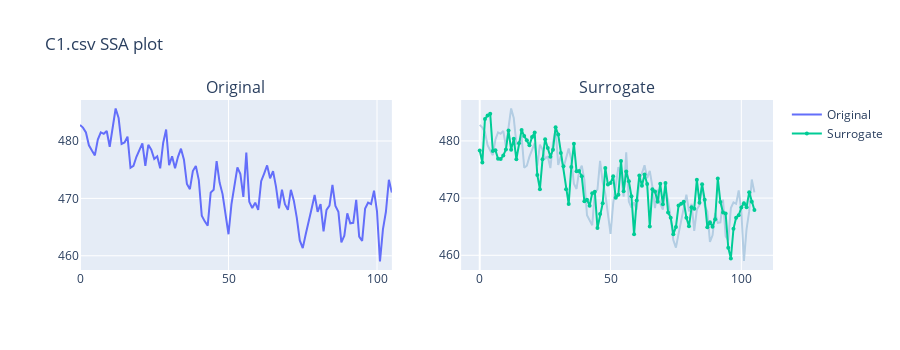

Notebook source saved alongside this figure:
### Markdown cell above
### Plot Generated Surrogate Output

### Code cell
# get the path to parent dir
import sys, os
parent_dir = os.path.abspath(os.path.join(os.getcwd(), os.pardir))
sys.path.insert(0,parent_dir)

from pltSSsur import pltSSsur
from utils.plot import Plot

_file_name = input("Enter file name (with extension): ") # e.g P02_TS_2.csv

if _file_name != '':
    _num_comp = int(input("Enter number of component (column) to be read: "))

if _file_name != '' and _num_comp != '':
    file_data, output_data = pltSSsur(_file_name, num_comp=_num_comp, plot_ok=True, data_dir_path='../data/CO2')

    # generate plot
    Plot.ssa(file_data, output_data, num_comp=_num_comp, title=_file_name, is_jupyter=True)
